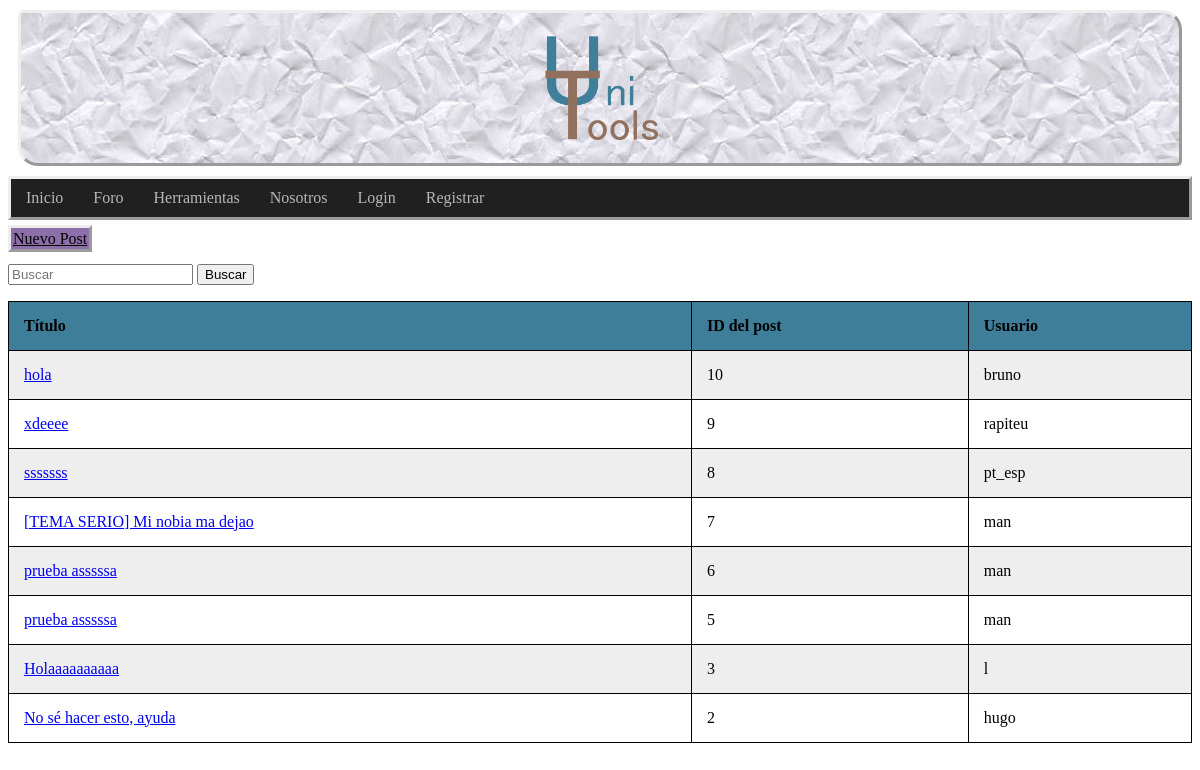
Before: /foro.php with the older database file.
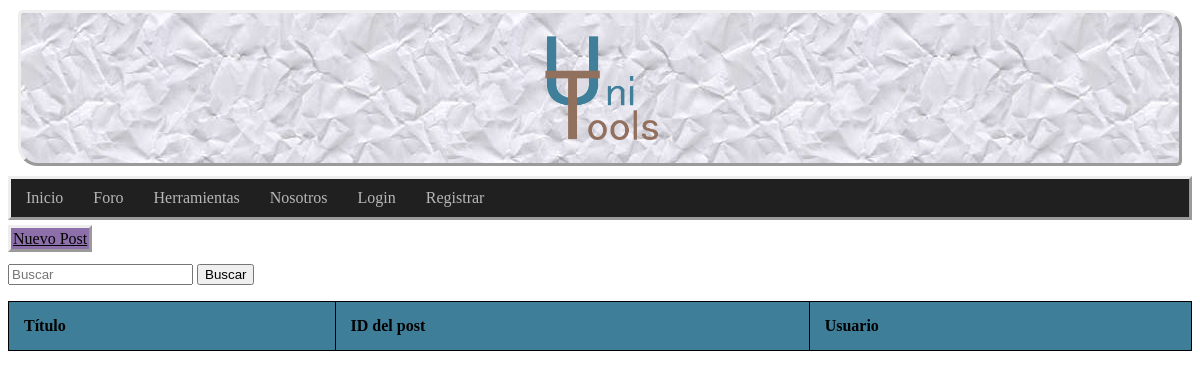
After: the same page with the newer database file.
### tables this page shows
CREATE TABLE `posts` (
  `id_post` int(11) NOT NULL,
  `user` int(11) NOT NULL,
  `title` text NOT NULL,
  `content` text NOT NULL,
  `id_cat` int(11) NOT NULL
);

CREATE TABLE `user` (
  `id_user` int(11) NOT NULL,
  `email` varchar(50) NOT NULL,
  `password` varchar(255) NOT NULL,
  `username` varchar(30) NOT NULL,
  `premium` tinyint(1) NOT NULL,
  `admin` tinyint(1) NOT NULL
);

### dao/post_class.php (called while the page is built, shortened)
<?php
class TOUPost {
	private $id_Post;
	private $user;
	private $title;
	function __construct($id_post ='',$user='',$title='',$content='',$category=''){
        $this->id_Post = $id_post;
		$this->user = $user;
		$this->title = $title;
	}
	public function get_id(){
		return $this->id_Post;
	}
	public function get_user(){
		return $this->user;
	}
	public function get_title(){
		return $this->title;
	}
}
?>

### dao/DAO.php (called while the page is built, shortened)
<?php
class DAO {
	public $conn;
	public function __construct() {
		if (!$this->conn){
			if(isset($_SESSION['admin']) && $_SESSION['admin']){
				$this->conn = mysqli_connect("localhost", "root", "", "unitoolsdb");
			}else{
				$this->conn = mysqli_connect("localhost", "Usuario", "", "unitoolsdb");
			}
		}
	}
	public function ejecutarConsulta($query){
		$result = mysqli_query($this->conn, $query) or die($this->conn->error);
        $array = mysqli_fetch_assoc($result);
		return $array;
	}
	public function devolverConsulta($query){
		$result = mysqli_query($this->conn, $query) or die($this->conn->error);
		return $result;
	}
}
?>

### dao/dao_post.php (called while the page is built, shortened)
<?php
include_once('DAO.php');
include_once('post_class.php');
class DAOpost extends DAO {
	public function show_all_data(){
		$sql = sprintf("SELECT * FROM posts ORDER BY id_post DESC");
		$query = $this->devolverConsulta($sql);
        $array = [];
        while($result = mysqli_fetch_assoc($query)){
            $post = new TOUpost( $result['id_post'],$result['user'],$result['title'],$result['content'],$result['id_cat']);
            array_push($array, $post);
        }
		return $array;
	}
}
?>

### dao/dao_user.php (called while the page is built, shortened)
<?php
include_once('DAO.php');
include_once('user_class.php');
class DAOUsuario extends DAO {
	public function search_userId($userId){
		$sql = sprintf("SELECT * FROM user WHERE id_User = $userId");
		if (!$this->ejecutarConsulta($sql))
			return null;
		else
		{
			$result = $this->ejecutarConsulta($sql);
			$user = new TOUser($result['id_user'],$result['email'],$result['password'],$result['username'],$result['premium'], $result['admin']);
			return $user;
		}
	}
}
?>

### dao/user_class.php (called while the page is built, shortened)
<?php
class TOUser {
	private $user_name;
	function __construct($userId='',$email='',$password='',$user_name='',$premium='', $admin=''){
		$this->user_name = $user_name;
	}
	public function get_username(){
		return $this->user_name;
	}
}
?>

### foro.php (the view, shortened to what this page needs)
<?php
include_once("dao/dao_user.php");
include_once("dao/dao_post.php");
?>
<!DOCTYPE html>
<html>
<head>
    <link rel="stylesheet" type="text/css" href="css/forum.css">
</head>
<body>
    <div id="contenedor">
        <?php
        require("includes/common/cabecera.php");
        require("includes/common/navegacion.php");
        ?>
        <div id="contenido">
            <div class="cotenido">
                <a class="botonForo" href="nuevo_post.php">Nuevo Post</a>
                 <form action="search.php" method="POST">
                    <input type="text" name="buscar" placeholder="Buscar">
                    <button type="submit" name="submit-buscar" href="search.php">Buscar </button>
                </form>
                <?php
                $dao_post = new DAOpost();
                $dao_user = new DAOUsuario();
                $res = $dao_post->show_all_data();
	         echo "<table id='t01' style='width:100%'>";
	         echo "<tr>";
	         echo "<th>Título</th>";
		     echo "<th>ID del post</th>";
		     echo "<th>Usuario</th>";
		     echo "</tr>";
                while (!empty($res)) {
                    $curr_post = array_shift($res);
                    $post_id = $curr_post->get_id();
                    $usuario = $dao_user->search_userId($curr_post->get_user());
                    $title = $curr_post->get_title();
                    if ($usuario == null) {
                        $username = "Usuario borrado";
                    } else {
                        $username = $usuario->get_username();
                    }
		  echo "<tr>";
		  echo "<td>" . "<a href=\"post.php?&id=" . $post_id . "\">" . $title . "</a></td>";
		  echo "<td>"  . $post_id ."</td>";
		  echo "<td>" . $username   . "</td>";
		  echo "</tr>";
                }
	       echo "</table>";
                ?>
            </div>
        </div>
    </div>
</body>

### includes/common/cabecera.php
<div class="header">
    <a href="index.php"><img src="img/UniTools.png" alt="UniTools" width="120"></a>
</div>

### includes/common/navegacion.php (shortened to what this page needs)
<div class="navbar">
    <?php
            if(!isset($_SESSION["login"]) || !($_SESSION["login"]))
            {
                echo "<a href=\"index.php\">Inicio</a>";
                echo "<a href=\"foro.php\">Foro</a>";
                echo "<a href=\"herramientas.php\">Herramientas</a>";
                echo "<a href=\"team.php\">Nosotros</a>";
                echo"<a href=\"login.php\">Login</a>";
                echo"<a href=\"registro.php\" >Registrar</a>";
            }
    ?>
</div>

### css/forum.css (style rules this page uses)
.header { background-image: url(../img/PaperCrumpled0004_1_350.jpg); padding: 5px; border-style: outset; border-radius: 5px 20px 5px; margin: 10px; text-align: center; }
.navbar { background-color: rgb(32, 32, 32); overflow: hidden; border-style: outset; display:flex; margin-right: auto; margin-bottom: 10px; }
.navbar a { float: left; display: block; color: rgb(185, 182, 182); text-align: center; padding: 10px 15px; text-decoration: none; }
table { width:100%; }
table, th, td { border: 1px solid black; border-collapse: collapse; }
th, td { padding: 15px; text-align: left; }
table#t01 tr:nth-child(odd) { background-color: #fff; }
table#t01 th { background-color: #3e7e99; color: black; }
.botonForo { border-style: outset; padding: 2px; background-color: rgb(141, 111, 170); color: black; }
table#t01 tr:nth-child(even) { background-color: #eee; }

Changed rows visible on the page:
removed posts: title "hola", id_post "10", user.username "bruno"
removed posts: title "xdeeee", id_post "9", user.username "rapiteu"
removed posts: title "sssssss", id_post "8", user.username "pt_esp"
removed posts: title "[TEMA SERIO] Mi nobia ma dejao", id_post "7", user.username "man"
removed posts: title "prueba asssssa", id_post "6", user.username "man"
removed posts: title "prueba asssssa", id_post "5", user.username "man"
removed posts: title "Holaaaaaaaaaa", id_post "3", user.username "l"
removed posts: title "No sé hacer esto, ayuda", id_post "2", user.username "hugo"
